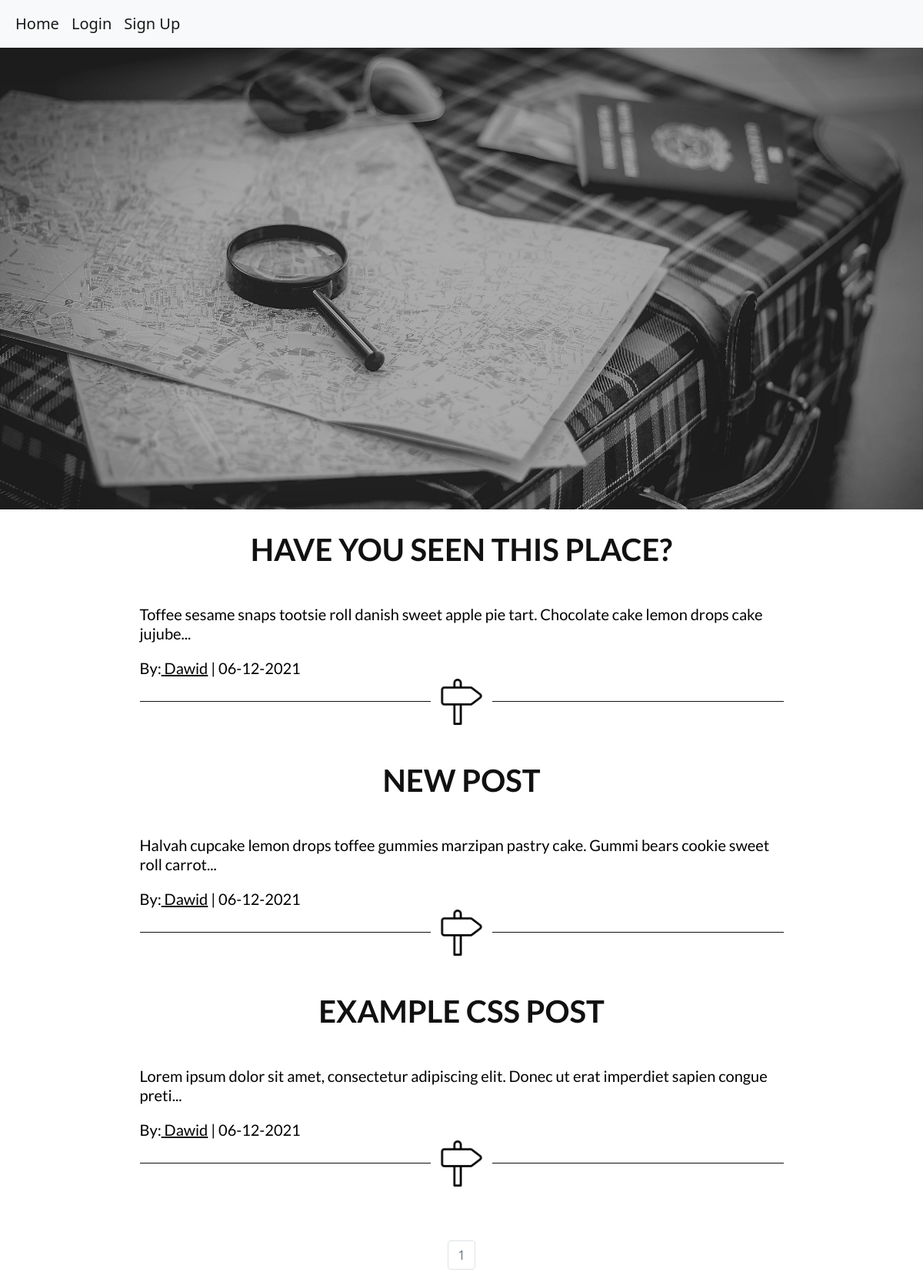
Before: / with the older database file.
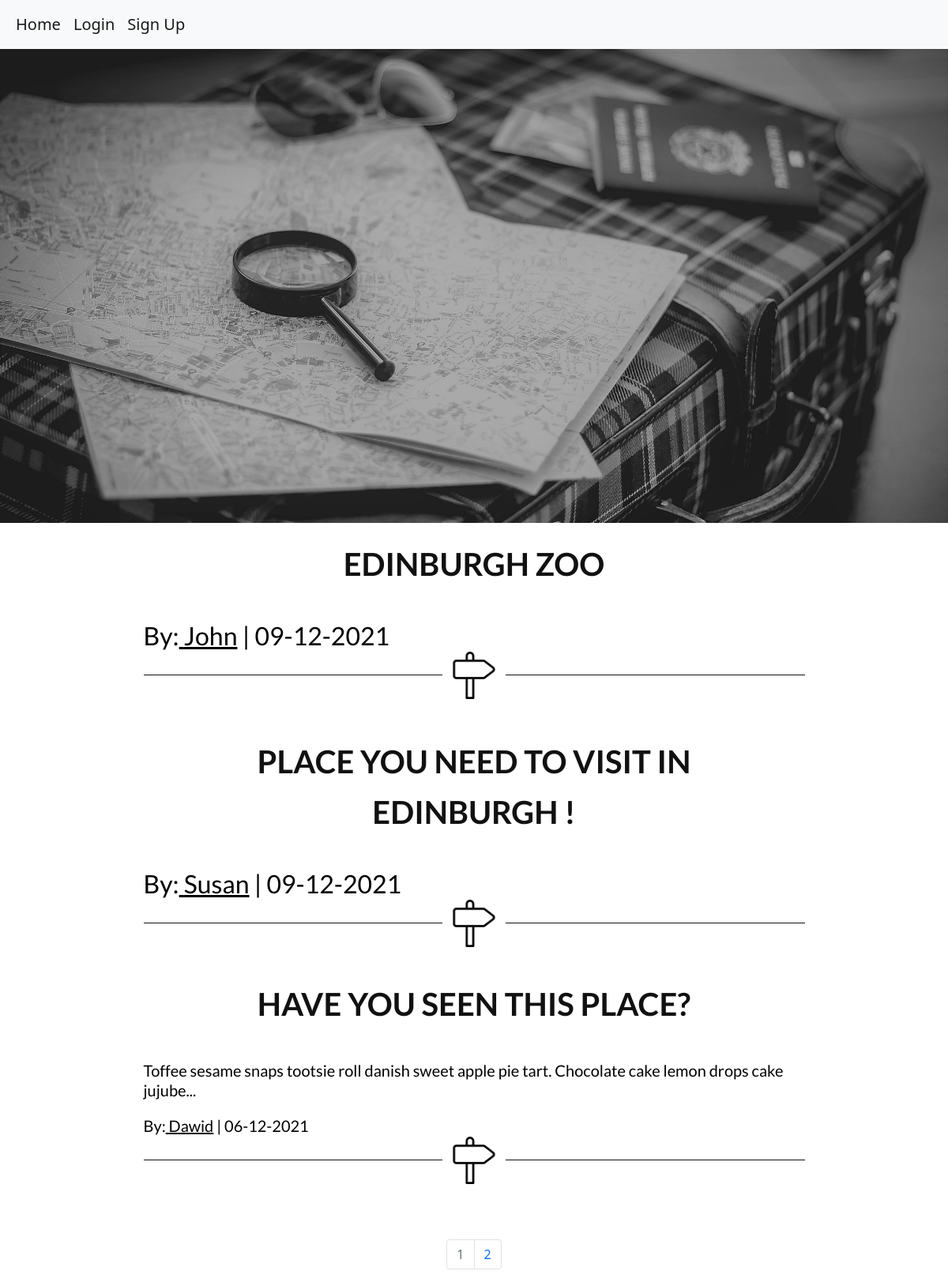
After: the same page with the newer database file.
### models.py (models this page shows)
class TravelPost(db.Model):
    id = db.Column(db.Integer, primary_key=True)
    title = db.Column(db.String(140),nullable=False)
    data = db.Column(db.String(10000),nullable=False)
    date = db.Column(db.DateTime(timezone=True), default=func.now())
    user_id = db.Column(db.Integer, db.ForeignKey('user.id'))

class User(db.Model, UserMixin):
    id = db.Column(db.Integer, primary_key=True)
    email = db.Column(db.String(150), unique=True)
    password = db.Column(db.String(150))
    first_name = db.Column(db.String(150))
    posts = db.relationship('TravelPost',backref='author')

### core/views.py (the view)
@core.route('/', methods=['POST','GET'])
def home():
    page = request.args.get('page', 1, type=int)
    tp = TravelPost.query.order_by(TravelPost.date.desc()).paginate(page=page, per_page=3)
    return render_template('home.html', user=current_user, posts=tp)

### templates/home.html (shortened to what this page needs)
{% extends "base.html" %} {% block content %}
<div class="post-background" id="post-container-0"></div>
<div class="container">
    <div class="row">
        <div class="col">
            <div class="post">
                {% for post in posts.items %}
                <div class="post-container">
                    <div class="post-text-title">{{ post.title }}</div>
                    <div class="post-text-body"> {{ post.data[:100]|safe }}... </div>
                    <div class="post-text-body">By:<a href="{{post.author.id}}">
                            {{ post.author.first_name }}</a> | {{ post.date.strftime('%d-%m-%Y') }}</div>
                    <span class="line"> <span class="read-more"><a class="" href="post{{post.id}}"><img class="sign"
                                src="../static/sign.png"></a></span></span>
                </div>
                {% endfor %}
            </div>
        </div>
    </div>
    <nav aria-label="Page navigation">
        <ul class="pagination justify-content-center">
            {% for page_num in posts.iter_pages(left_edge=1, right_edge=1, left_current=1, right_current=2) %} {% if posts.page == page_num %}
            <li class="page-item disabled">
                <a class="page-link" href="{{ url_for('core.home', page=page_num) }}">{{ page_num }}</a>
            </li>
            {% else %}
            <li class="page-item"><a class="page-link" href="{{ url_for('core.home', page=page_num) }}">{{ page_num
                    }}</a>
            </li>
            {% endif %} {% endfor %}
    </nav>
</div>
{% endblock %}

### templates/base.html (shortened to what this page needs)
<!DOCTYPE html>
<html>
<head>
    <link href="https://cdn.jsdelivr.net/npm/bootstrap@5.1.3/dist/css/bootstrap.min.css" rel="stylesheet">
    <link rel="stylesheet" type="text/css" href="../static/styles.css">
</head>
<body>
    <nav class="navbar navbar-expand-lg navbar-light bg-light">
        <div class="container-fluid">
            <div class="collapse navbar-collapse" id="navbarSupportedContent">
                <ul class="navbar-nav me-auto mb-2 mb-lg-0">
                    <li class="nav-item">
                        <a class="nav-link active" aria-current="page" id="home" href="/">Home</a>
                    </li> {% if user.is_authenticated %}
                    <li class="nav-item">
                        <a class="nav-link active" aria-current="page" id="createpost" href="/create">Create Post</a></li>
                    </li>
                    <li class="nav-item">
                        <a class="nav-link active" aria-current="page" id="logout" href="/logout">Logout</a></li> {% else %}
                    <li class="nav-item">
                        <a class="nav-link active" aria-current="page" id="login" href="/login">Login</a></li>
                    <li class="nav-item">
                        <a class="nav-link active" aria-current="page" id="register" href="/register">Sign Up</a></li> {% endif %}
            </div>
        </div>
    </nav>
    <div>{% block content %} {% endblock %}</div>
</body>
</html>

### static/styles.css (style rules this page uses)
:root { --font: 'Lato', sans-serif; --gray-color: #252525; --darkyellow: #8f851a; --yellow: #ffee30; }
.nav-item { font-size: 20px; }
a { color: #000000; }
.post { position: relative; width: 100%; display: flex; flex-direction: column; justify-content: unset; }
.post-background { position: inherit; width: 100%; height: 600px; }
.post-container { position: relative; width: 75%; min-height: 250px; margin-left: auto; margin-right: auto; }
.post-text-body { position: relative; font-family: var(--font); color: #000000; font-size: 20px; line-height: 25px; margin-bottom: 20px; margin-top: 20px; }
.post-text-title { position: relative; color: #111; font-family: var(--font); font-size: 40px; font-weight: 700; line-height: 64px; margin: 0 0 0; padding: 20px 30px; text-align: center; text-transform: uppercase; }
#post-container-0 { background-image: url("./suitcasebw.jpg"); background-repeat: no-repeat; background-size: cover; }
.pagination { margin-top: 50px; }
.line { border-top: 1px solid #111; display: block; margin-top: 30px; padding-top: 50px; position: relative; }
.read-more { display: flex; justify-content: center; align-items: center; margin: -40px 0 0 -40px; position: absolute; bottom: 10px; left: 50%; background-color: #ffffff; height: 80px; width: 80px; }
.sign { height: 60px; width: 60px; }

Changed rows visible on the page:
no longer on this page (row unchanged): TravelPost: title "NEW POST", data "Halvah cupcake lemon drops toffee gummies marzipan pastry cake. Gummi bears cookie sweet roll carrot", author.first_name "Dawid", date "06-12-2021"
no longer on this page (row unchanged): TravelPost: title "EXAMPLE CSS POST", data "Lorem ipsum dolor sit amet, consectetur adipiscing elit. Donec ut erat imperdiet sapien congue preti", author.first_name "Dawid", date "06-12-2021"
added TravelPost: title "EDINBURGH ZOO", author.first_name "John", date "09-12-2021"
added TravelPost: title "PLACE YOU NEED TO VISIT IN EDINBURGH !", author.first_name "Susan", date "09-12-2021"
Other visible differences:
new list line: "2"
